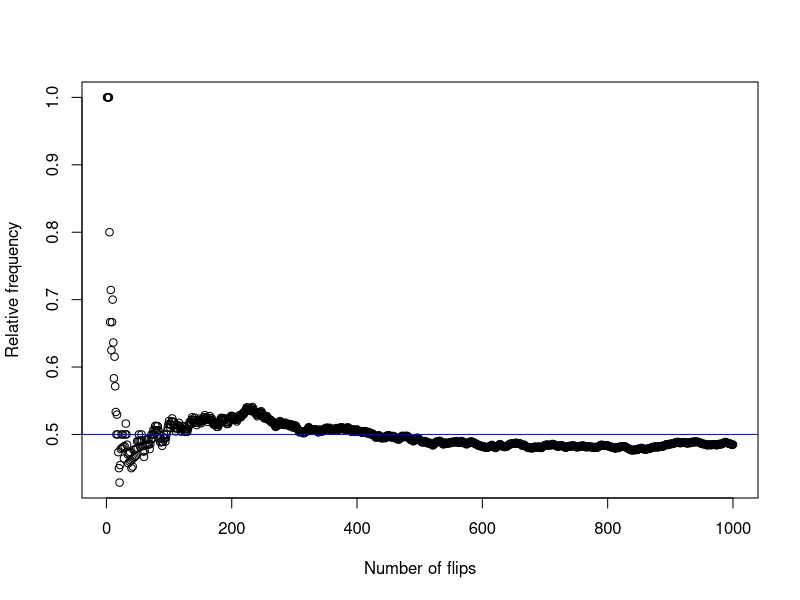

This chart was generated by the following R code:
coin<-c('head', 'tail')

set.seed(546378)# Semilla para repoducibilidad, ya que es una operacion aleatoria

#Crear vector vacio donde guardare posteriormente los resultados de cada lanzamiento
vectorFlips <- character() 

#Crear vector vacio donde guardare posteriormente los resultados de cada calculo de frecuencia
relativeFrequencyVector<- vector()


#Asigno acumulador para contar cada vez que salga head o tail, como queramos
acum<-0

#For donde recorro de 1 a 1000 y luego asigno valores a mi vectorFlips y mi relativeFrequencyVector
for(numberFlip in 1:1000){
  #Lanzo la moneda y crear la sample con el valor de uno, puesto que vamos a tomar solo un valor del vector coin
  flip  <- sample(coin,1)
  #Test 1
  print(flip)
  #Guardo el valor en vectorFlips
  vectorFlips<-append(vectorFlips,numberFlip)
  #Asigno P(A)=0
  #Calculo la frecuencia, si me sale el valor que estoy buscando p=1 y si no p=0
  #Luego lo guardo en el vector relativeFrequencyVector
  if(flip=='head'){
    acum<-acum+1
  }
  #Test 2
  print(acum/numberFlip)
  relativeFrequencyVector<-append(relativeFrequencyVector, acum/numberFlip)
  
}

#Representar todo con un grafico de dispersion para ver el comportamiento
plot(x=vectorFlips,y=relativeFrequencyVector,xlab = "Number of flips", ylab = "Relative frequency")
abline(h=0.5,col="blue",lty=1)

#Test 3
#print(vectorFlips)
#print(relativeFrequencyVector)

#Vaciar vectores
#vectorFlips <- character() 
#relativeFrequencyVector<- vector()
#acumulator<-0

